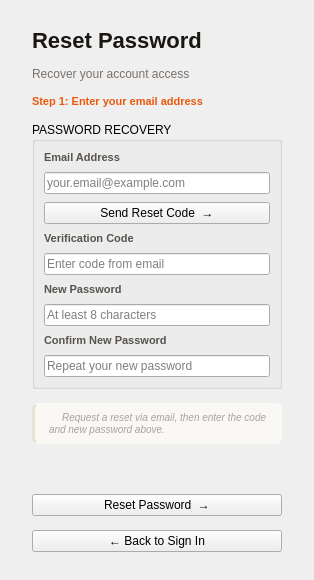
     <widget class="QWidget" name="page_reset_password">
      <layout class="QVBoxLayout" name="verticalLayout_reset">
       <property name="leftMargin"><number>32</number></property>
       <property name="topMargin"><number>28</number></property>
       <property name="rightMargin"><number>32</number></property>
       <property name="bottomMargin"><number>28</number></property>
       <property name="spacing"><number>14</number></property>

       <item>
        <widget class="QLabel" name="label_reset_title">
         <property name="text"><string>Reset Password</string></property>
         <property name="styleSheet"><string>font-size: 22px; font-weight: 700; color: #1a1612;</string></property>
        </widget>
       </item>
       <item>
        <widget class="QLabel" name="label_reset_subtitle">
         <property name="text"><string>Recover your account access</string></property>
         <property name="styleSheet"><string>font-size: 12px; color: #78716c;</string></property>
        </widget>
       </item>
       <item>
        <widget class="QLabel" name="label_reset_step">
         <property name="text"><string>Step 1: Enter your email address</string></property>
         <property name="styleSheet"><string>font-size: 11px; color: #ea580c; font-weight: bold; font-family: "Consolas", monospace;</string></property>
        </widget>
       </item>

       <item>
        <widget class="QGroupBox" name="groupbox_reset">
         <property name="title"><string>PASSWORD RECOVERY</string></property>
         <layout class="QVBoxLayout" name="vl_reset_form">
          <property name="spacing"><number>8</number></property>
          <item>
           <widget class="QLabel" name="label_reset_email">
            <property name="text"><string>Email Address</string></property>
            <property name="styleSheet"><string>font-size: 11px; font-weight: 600; color: #57534e;</string></property>
           </widget>
          </item>
          <item>
           <widget class="QLineEdit" name="input_reset_email">
            <property name="placeholderText"><string>your.email@example.com</string></property>
           </widget>
          </item>
          <item>
           <widget class="QPushButton" name="btn_send_reset_code">
            <property name="text"><string>Send Reset Code  →</string></property>
            <property name="minimumHeight"><number>36</number></property>
           </widget>
          </item>
          <item>
           <widget class="QLabel" name="label_reset_code">
            <property name="text"><string>Verification Code</string></property>
            <property name="styleSheet"><string>font-size: 11px; font-weight: 600; color: #57534e;</string></property>
           </widget>
          </item>
          <item>
           <widget class="QLineEdit" name="input_reset_code">
            <property name="placeholderText"><string>Enter code from email</string></property>
           </widget>
          </item>
          <item>
           <widget class="QLabel" name="label_reset_new_password">
            <property name="text"><string>New Password</string></property>
            <property name="styleSheet"><string>font-size: 11px; font-weight: 600; color: #57534e;</string></property>
           </widget>
          </item>
          <item>
           <widget class="QLineEdit" name="input_reset_new_password">
            <property name="echoMode"><enum>QLineEdit::Password</enum></property>
            <property name="placeholderText"><string>At least 8 characters</string></property>
           </widget>
          </item>
          <item>
           <widget class="QLabel" name="label_reset_confirm">
            <property name="text"><string>Confirm New Password</string></property>
            <property name="styleSheet"><string>font-size: 11px; font-weight: 600; color: #57534e;</string></property>
           </widget>
          </item>
          <item>
           <widget class="QLineEdit" name="input_reset_confirm">
            <property name="echoMode"><enum>QLineEdit::Password</enum></property>
            <property name="placeholderText"><string>Repeat your new password</string></property>
           </widget>
          </item>
         </layout>
        </widget>
       </item>

       <item>
        <widget class="QLabel" name="label_reset_hint">
         <property name="text"><string>📧  Request a reset via email, then enter the code and new password above.</string></property>
         <property name="wordWrap"><bool>true</bool></property>
         <property name="styleSheet">
          <string>font-size: 10px; color: #a8a29e; font-style: italic; padding: 8px 12px; background-color: #faf8f4; border-radius: 6px; border-left: 3px solid #e8e2d8;</string>
         </property>
        </widget>
       </item>

       <item>
        <widget class="QLabel" name="label_reset_error">
         <property name="text"><string></string></property>
         <property name="visible"><bool>false</bool></property>
         <property name="wordWrap"><bool>true</bool></property>
        </widget>
       </item>

       <item>
        <spacer>
         <property name="orientation"><enum>Qt::Vertical</enum></property>
         <property name="sizeHint" stdset="0"><size><width>20</width><height>8</height></size></property>
        </spacer>
       </item>

       <item>
        <widget class="QPushButton" name="btn_do_reset">
         <property name="text"><string>Reset Password  →</string></property>
         <property name="minimumHeight"><number>44</number></property>
        </widget>
       </item>
       <item>
        <widget class="QPushButton" name="btn_reset_back">
         <property name="text"><string>← Back to Sign In</string></property>
         <property name="minimumHeight"><number>36</number></property>
        </widget>
       </item>
      </layout>
     </widget>
